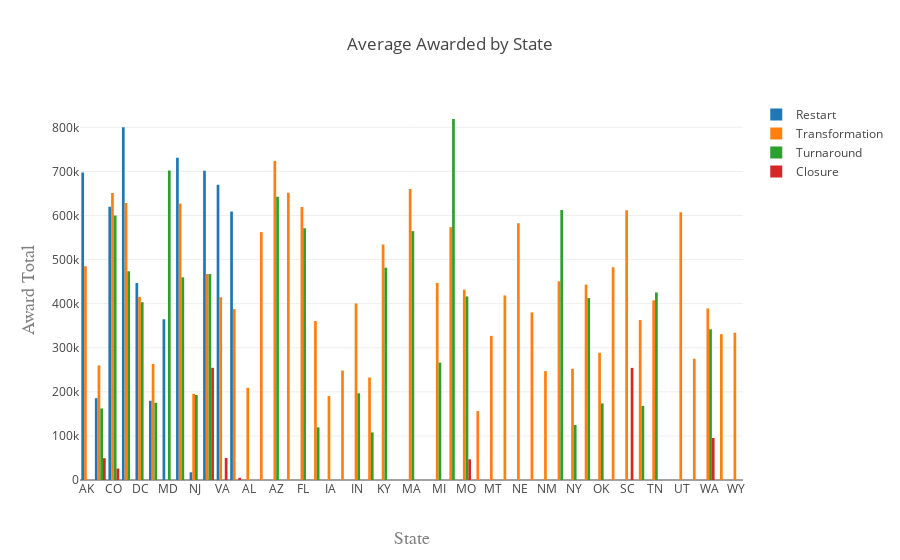

Notebook cell for this chart:
### Code cell
# Create a trace

trace1 = go.Bar(
    x = State_Awards_Fund['State'][State_Awards_Fund['Model Selected'] == 'Restart'],
    y = (State_Awards_Fund['Award Total']/State_Awards_Fund['Award Count'])[State_Awards_Fund['Model Selected'] == 'Restart'],
    name = 'Restart'
    
)
trace2 = go.Bar(
    x = State_Awards_Fund['State'][State_Awards_Fund['Model Selected'] == 'Transformation'],
    y = (State_Awards_Fund['Award Total']/State_Awards_Fund['Award Count'])[State_Awards_Fund['Model Selected'] == 'Transformation'],
    name = 'Transformation'
    
)
trace3 = go.Bar(
    x = State_Awards_Fund['State'][State_Awards_Fund['Model Selected'] == 'Turnaround'],
    y = (State_Awards_Fund['Award Total']/State_Awards_Fund['Award Count'])[State_Awards_Fund['Model Selected'] == 'Turnaround'],
    name = 'Turnaround'
    
)                                         
trace4 = go.Bar(
    x = State_Awards_Fund['State'][State_Awards_Fund['Model Selected'] == 'Closure'],
    y = (State_Awards_Fund['Award Total']/State_Awards_Fund['Award Count'])[State_Awards_Fund['Model Selected'] == 'Closure'],
    name = 'Closure'
    
)
                                         
data = [trace1,trace2,trace3,trace4]

layout = go.Layout(
    title='Average Awarded by State',
    xaxis=dict(
        title='State',
        titlefont=dict(
            family='Courier New, monospace',
            size=18,
            color='#7f7f7f'
        )
    ),
    yaxis=dict(
        title='Award Total',
        titlefont=dict(
            family='Courier New, monospace',
            size=18,
            color='#7f7f7f'
        )
    )
)

fig = go.Figure(data=data, layout=layout)
# Plot and embed in ipython notebook!
iplot({'data': data, 'layout': layout}, filename='pandas-bar-chart-layout')

# or plot with: plot_url = py.plot(data, filename='basic-line')

### Figure 1 — Plotly figure (JSON) as saved in the notebook; plotly's stock layout.template omitted (floating-point values rounded to 4 significant figures)
{"data": [{"name": "Restart", "type": "bar", "uid": "d8ac5cfe-e080-11e8-8304-005056867580", "x": ["AK", "CA", "CO", "CT", "DC", "IL", "MD", "NC", "NJ", "PA", "VA", "WI"], "y": [697703, 185600.0, 619609, 800000, 446700.0, 179737, 364544, 730689, 17529, 701500.0, 669661, 608999]}, {"name": "Transformation", "type": "bar", "uid": "d8ac5cff-e080-11e8-8304-005056867580", "x": ["AK", "AL", "AR", "AZ", "CA", "CO", "CT", "DC", "DE", "FL", "GA", "IA", "ID", "IL", "IN", "KS", "KY", "LA", "MA", "ME", "MI", "MN", "MO", "MS", "MT", "NC", "ND", "NE", "NH", "NJ", "NM", "NV", "NY", "OH", "OK", "OR", "PA", "SC", "SD", "TN", "TX", "UT", "VA", "VT", "WA", "WI", "WV", "WY"], "y": [485000.0, 209162, 562300.0, 723800.0, 259900.0, 651200.0, 628600.0, 415350, 651608, 619100.0, 360600.0, 190300.0, 248340, 263400.0, 400400.0, 232500.0, 534100.0, null, 659800.0, null, 447200.0, 573600.0, 431800.0, 156300.0, 326900.0, 627300.0, 418574, 582600.0, 380200.0, 195300.0, 246900.0, 450676, 252200.0, 443200.0, 288500.0, 482669, 467300.0, 612100.0, 362759, 407600.0, null, 607375, 414600.0, 275000.0, 389200.0, 387600.0, 330700.0, 334200.0]}, {"name": "Turnaround", "type": "bar", "uid": "d8ac5d00-e080-11e8-8304-005056867580", "x": ["AZ", "CA", "CO", "CT", "DC", "FL", "GA", "IL", "IN", "KS", "KY", "MA", "MD", "ME", "MI", "MN", "MO", "NC", "NJ", "NM", "NV", "NY", "OH", "OK", "PA", "SD", "TN", "TX", "WA"], "y": [642244, 162300.0, 599900.0, 473500.0, 403321, 571000.0, 119326, 175100.0, 196710, 108003, 481600.0, 564500.0, 701800.0, null, 266300.0, 818900.0, 416300.0, 459800.0, 192900.0, 125, 612300.0, 124800.0, 412600.0, 173743, 467187, 168131, 425367, null, 341900.0]}, {"name": "Closure", "type": "bar", "uid": "d8ac5d01-e080-11e8-8304-005056867580", "x": ["CA", "CO", "MO", "PA", "SC", "VA", "WA", "WI"], "y": [49520.0, 26050.0, 46872, 254400.0, 254323, 50000, 95320, 5000]}], "layout": {"title": "Average Awarded by State", "xaxis": {"title": "State", "titlefont": {"color": "#7f7f7f", "family": "Courier New, monospace", "size": 18}, "type": "category"}, "yaxis": {"title": "Award Total", "titlefont": {"color": "#7f7f7f", "family": "Courier New, monospace", "size": 18}}}}
